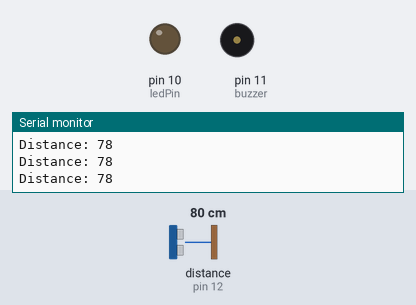
Bench run of a sketch on a simulated Arduino Uno, built with avr-gcc and run on an emulated ATmega328P. Shown: output pins drawn as LEDs (lit = HIGH), buzzer (waves = sounding, pin HIGH), the last lines printed to the serial monitor. Wiring (inferred from the names in the program): ultrasonic range finder: trigger pin 13; echo pin 12. The inputs (shaded band) are chosen by the test bench; at power-on: distance to the obstacle (sensor on pin 12) 80 cm. The echo pulse lasts 58.3 µs per cm; pins used as bus, display or sensor lines are not drawn.

Above: at 1.2 s.
1.3 s: distance to the obstacle (sensor on pin 12) set to 30 cm
2.8 s: distance to the obstacle (sensor on pin 12) set to 24 cm
At 3.3 s:
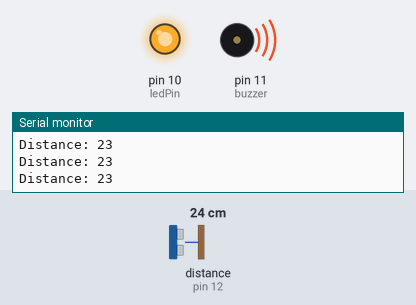
4.3 s: distance to the obstacle (sensor on pin 12) set to 35 cm
At 5.6 s:
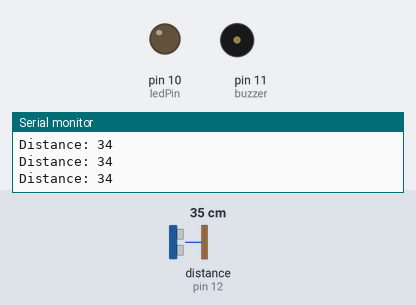
7.3 s: distance to the obstacle (sensor on pin 12) set to 18 cm
At 7.9 s:
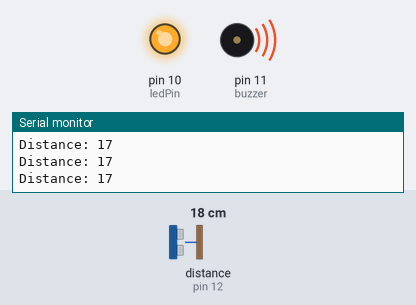
Timing chart, 0 to 9.8 s (numbered marks = the images above; inputs shaded):
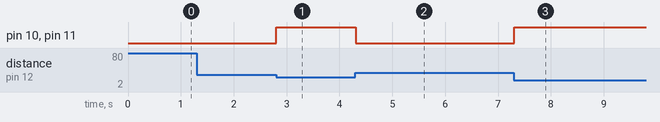

The sketch:

Hazardous_detection_using_arduino.ino
```cpp
//Object Detection Alarm

// Define pins numbers
const int trigPin = 13;  //Connect Trig pin in Ultrasonic Sensor to Arduino Pin 13
const int echoPin = 12;  //Connect Echo pin in Ultrasonic Sensor to Arduino Pin 13
const int buzzer = 11;   //Connect Positive pin of Buzzer to Arduino Pin 11
const int ledPin = 10;   //Connect Positive pin of LED to Arduino Pin 10

// Define variables
long duration;
int distance;
int safetyDistance;


void setup() {
pinMode(trigPin, OUTPUT); // Sets the trigPin as an Output
pinMode(echoPin, INPUT); // Sets the echoPin as an Input
pinMode(buzzer, OUTPUT);
pinMode(ledPin, OUTPUT);
Serial.begin(9600); // Starts the serial communication
}


void loop() {
// Clears the trigPin
digitalWrite(trigPin, LOW);
delayMicroseconds(2);

// Sets the trigPin on HIGH state for 15 micro seconds
digitalWrite(trigPin, HIGH);
delayMicroseconds(15);
digitalWrite(trigPin, LOW);

// Reads the echoPin, returns the sound wave travel time in microseconds
duration = pulseIn(echoPin, HIGH);

// Calculate the distance
distance= duration*0.034/2;

safetyDistance = distance;
if (safetyDistance <= 25){
  digitalWrite(buzzer, HIGH);
  digitalWrite(ledPin, HIGH);
}
else{
  digitalWrite(buzzer, LOW);
  digitalWrite(ledPin, LOW);
}

// Print the distance on the Serial Monitor
Serial.print("Distance: ");
Serial.println(distance);
}
```

Measured:
- the behaviour switches between 27 and 26 cm on distance to the obstacle (sensor on pin 12) (found by bisection; images 0 and 1)
- after the input at 2.8 s, pin 10 (ledPin), pin 11 (buzzer): LOW → HIGH at once
- after the input at 4.3 s, pin 10 (ledPin), pin 11 (buzzer): HIGH → LOW at once
- after the input at 7.3 s, pin 10 (ledPin), pin 11 (buzzer): LOW → HIGH at once
